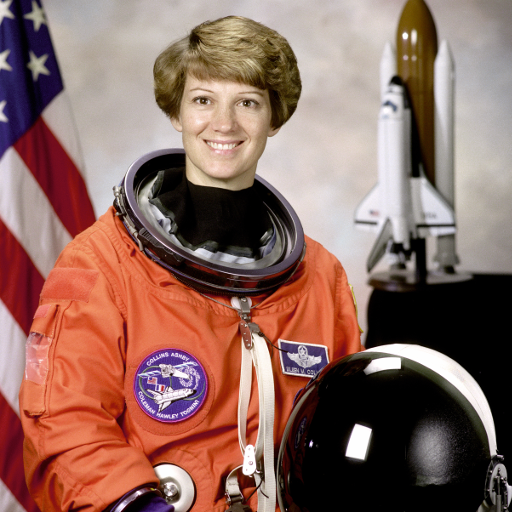
#> input picture HW_1/fig/astronaut.png, 512 x 512 px
$ jupyter execute test.ipynb
#> lines starting #> are read from the running program, lines starting #| are printed output that depends on the picture
[cell 1]
import cv2, skimage.data
import numpy as np
import matplotlib.pyplot as plt

[cell 2]
# 1) RGB, Python
img = cv2.imread('./fig/astronaut.png')
#> img is the input picture: shape (512, 512, 3); mean B, G, R 96.5, 105.8, 141.6

R = img[:, :, 0]
G = img[:, :, 1]
B = img[:, :, 2]
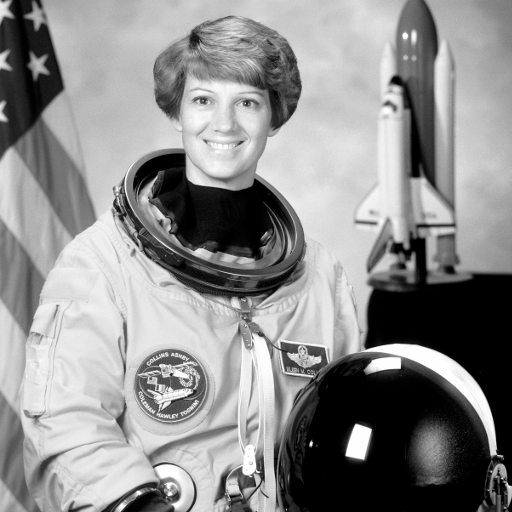
#> B: shape (512, 512); min 0, max 255, mean 141.6
#cv2.imwrite('./fig/RGB_astronaut.png', cv2.hconcat([R, G, B]))
plt.imshow(cv2.hconcat([R,G,B]))

[cell 3]
cv2.imshow('0', cv2.hconcat([R,G,B]))
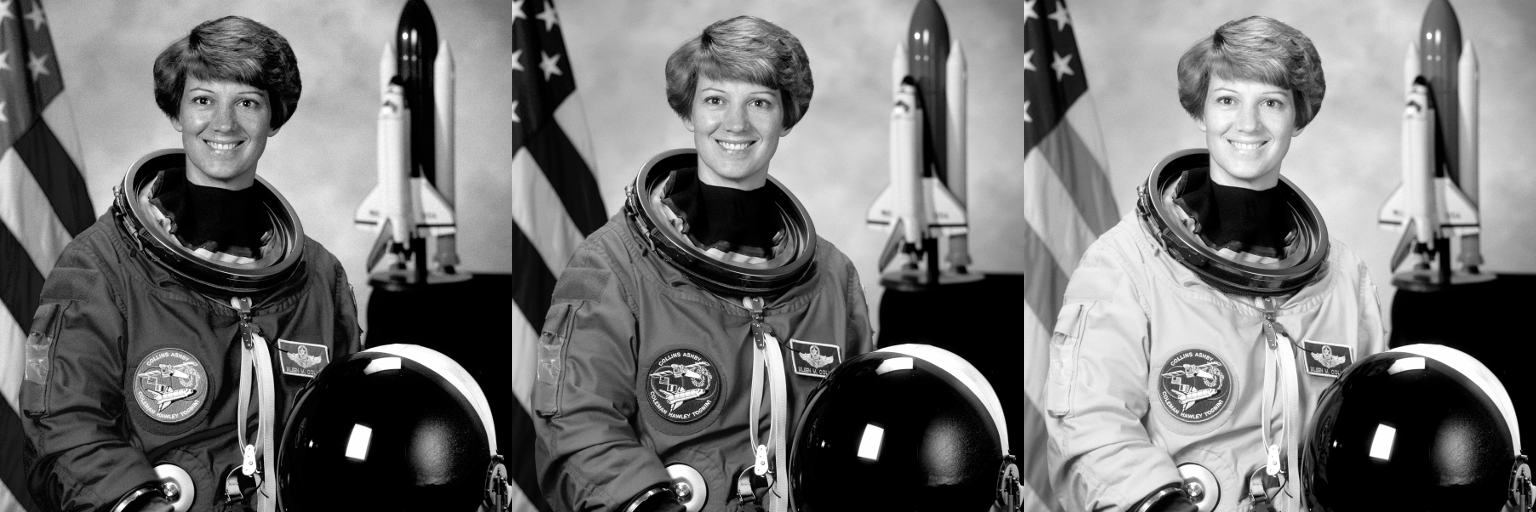
#> window '0': shape (512, 1536); min 0, max 255, mean 114.6
cv2.waitKey(0)
cv2.destroyAllWindows()

[cell 4]
# 2) YCbCr, Python
YCbCr = np.array([[ 77,  150,  29],
                  [-43,  -84, 127],
                  [127, -106, -21]]) / 256.
img_YCbCr = img.dot(YCbCr)
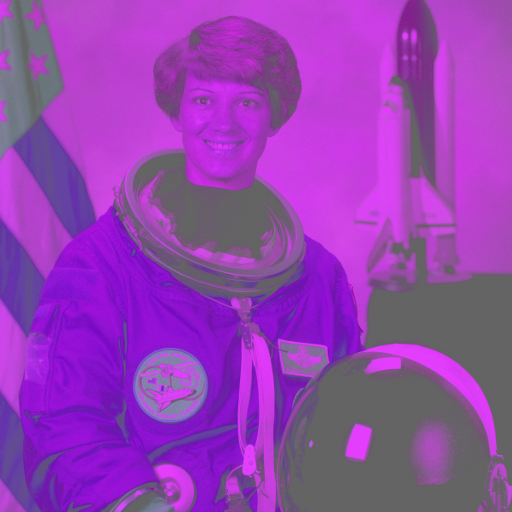
#> img_YCbCr: shape (512, 512, 3) float64; mean B, G, R 81.5, -36.8, 51.8; drawn with min black and max white
Y, Cb, Cr = np.split(img_YCbCr, 3, axis=2)
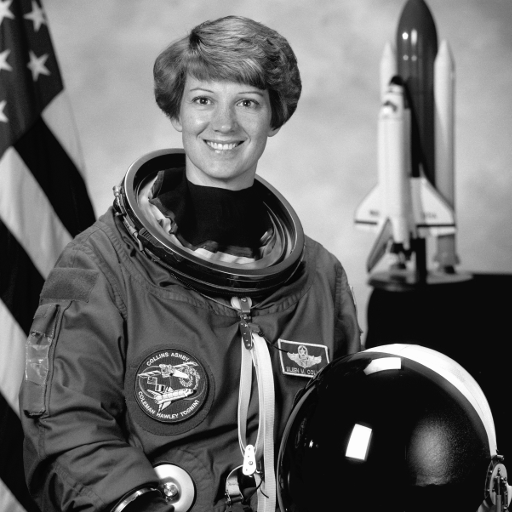
#> Cr: shape (512, 512, 1) float64; min -5.57, max 134.9, mean 51.8; drawn with min black and max white
Cb += 128
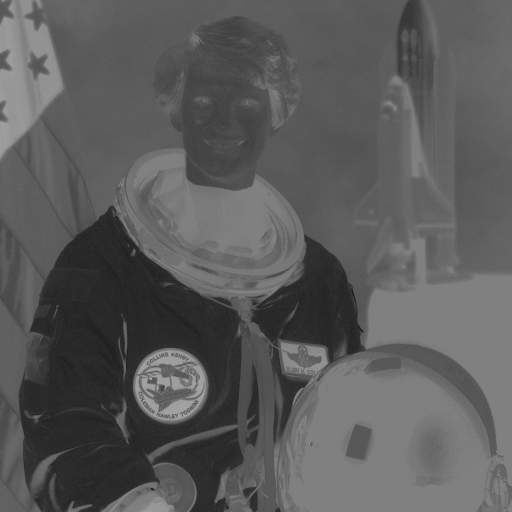
#> Cb: shape (512, 512, 1) float64; min 22.8, max 168.1, mean 91.2
Cr += 128
Y_ = np.clip(Y, 0, 255).astype(np.uint8)
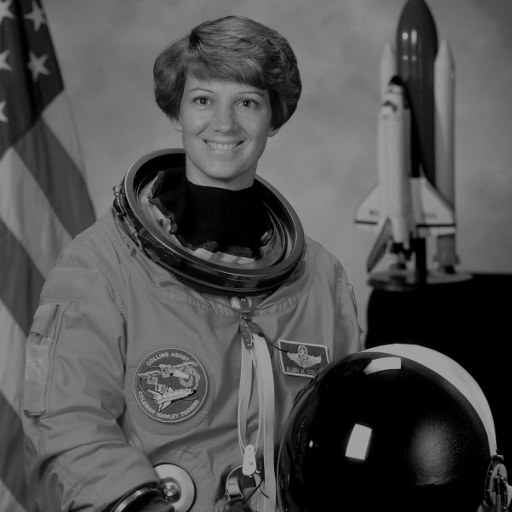
#> Y_: shape (512, 512, 1); min 0, max 162, mean 81
Cb_ = np.clip(Cb, 0, 255).astype(np.uint8)
Cr_ = np.clip(Cr, 0, 255).astype(np.uint8)
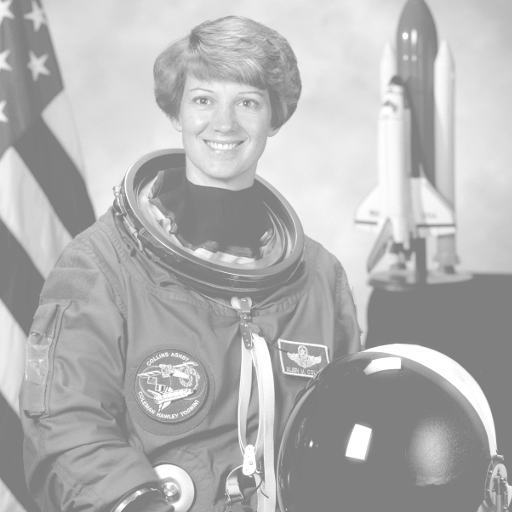
#> Cr_: shape (512, 512, 1); min 122, max 255, mean 179.3
#cv2.imwrite('./fig/YCbCr_astronaut.png', cv2.hconcat([Y, Cb, Cr]))

[cell 5]
imgtest = cv2.imread('./fig/peppers.png')
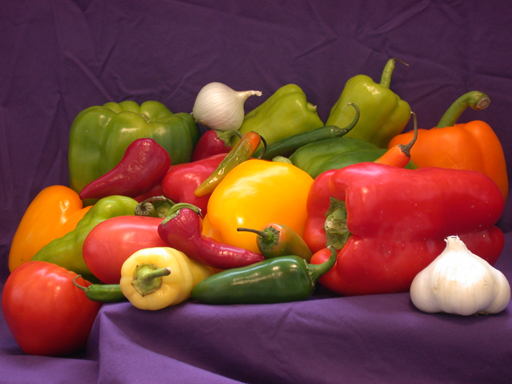
#> input picture HW_1/fig/peppers.png, 512 x 384 px
#> imgtest is the input picture: shape (384, 512, 3); mean B, G, R 57.6, 66.4, 120.8
imgtest = cv2.cvtColor(imgtest, cv2.COLOR_BGR2YCrCb)
#> imgtest: shape (384, 512, 3); mean of channels 0, 1, 2 81.7, 155.9, 114.4
cv2.imshow('1', cv2.hconcat([imgtest[:, :, 0], imgtest[:, :, 2], imgtest[:, :, 1]]))
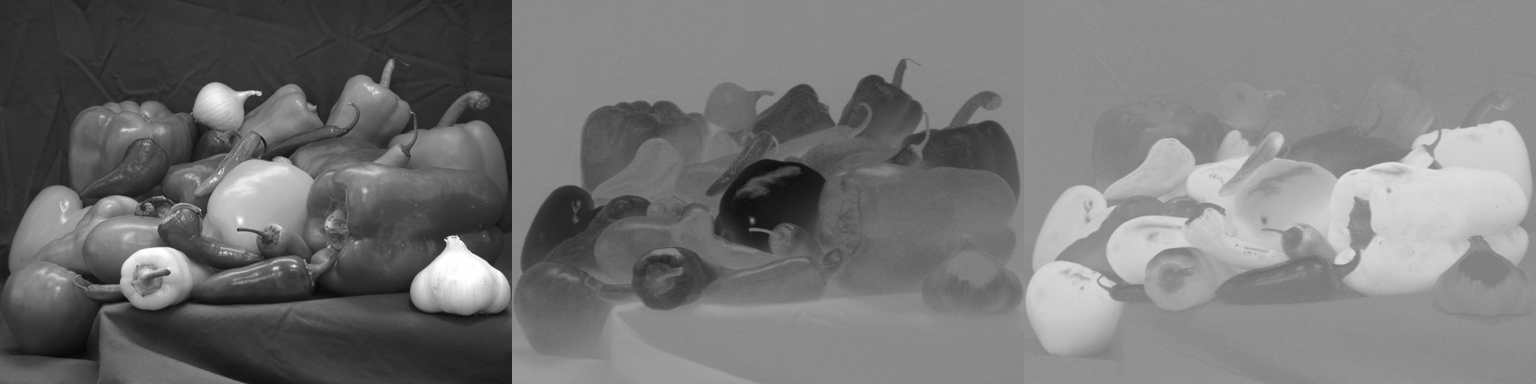
#> window '1': shape (384, 1536); min 8, max 255, mean 117.3

cv2.waitKey(0)
cv2.destroyAllWindows()

[cell 6]
plt.imshow(cv2.hconcat([Y, Cb, Cr]))
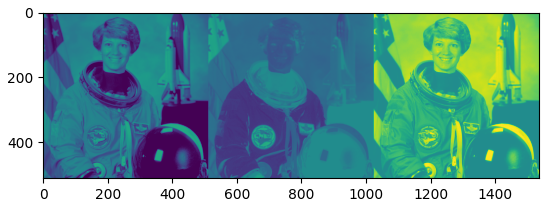
#> figure drawn by matplotlib, 1 panel

[cell 7]
plt.imshow(cv2.hconcat([Y_, Cb_, Cr_]))
